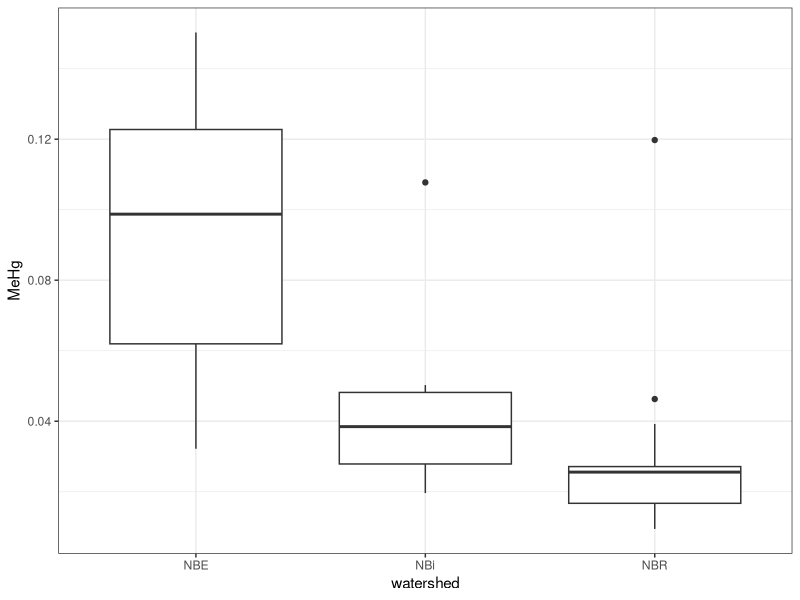
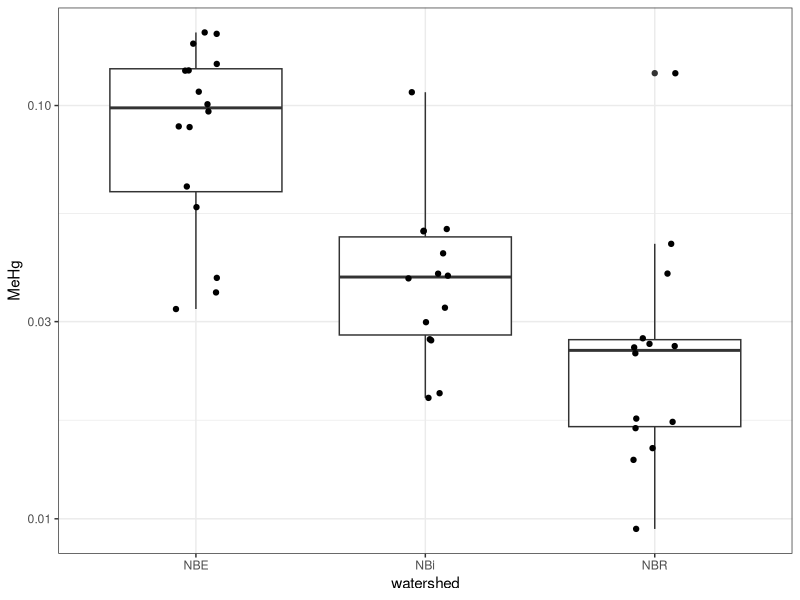
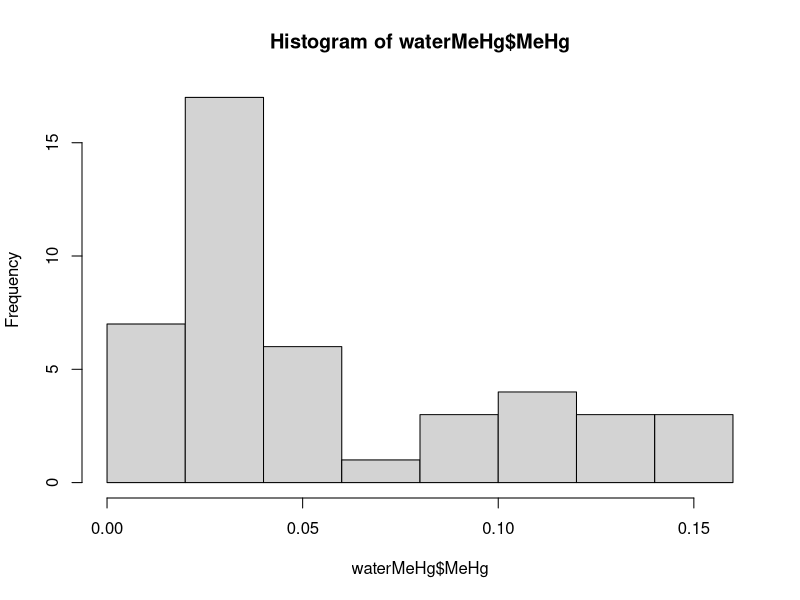
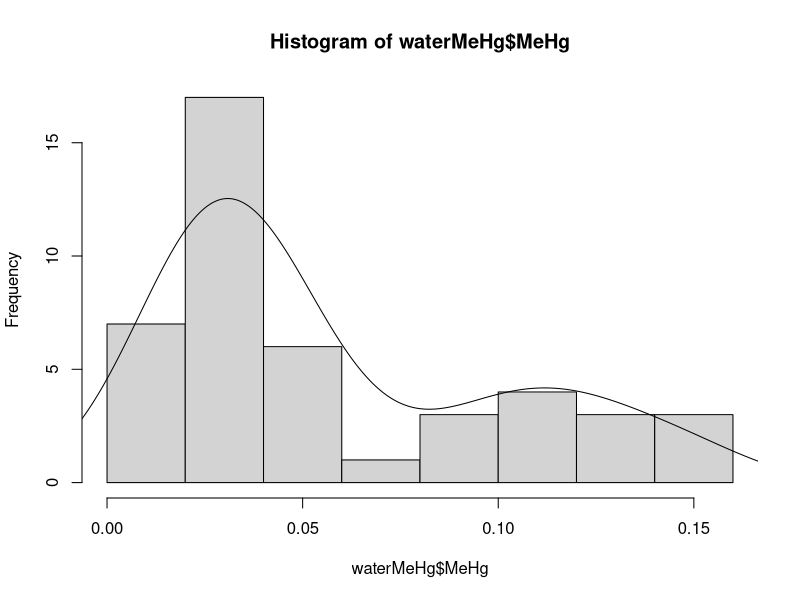
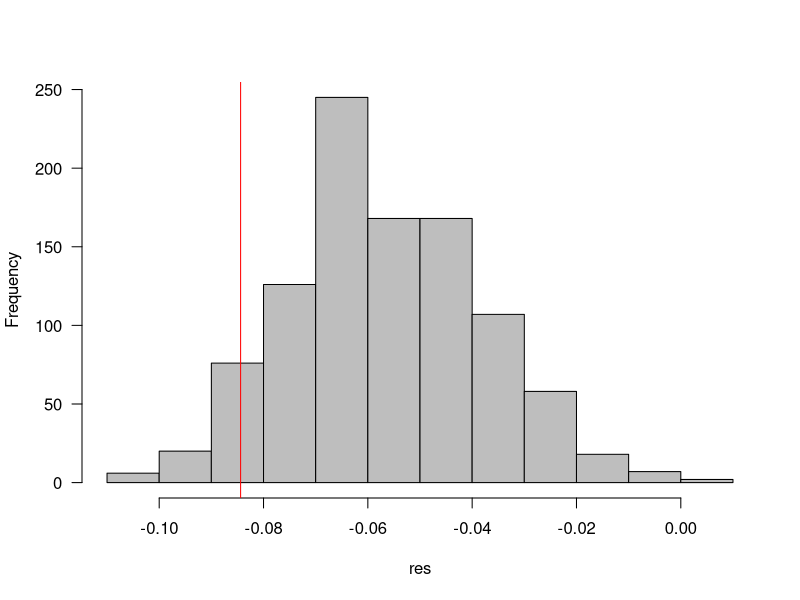

Recreate these plots in R, in order.
########
#Testing if my data are normal
#etc..
########

#load libraries 
library(dplyr)
library(ggplot2)

## BMB: curious what these are for (I'll see)
## (If I'm going to use only one or two functions from a package, I'll
## often specify that in a comment)
library(ggfortify)
library(gtools)

#I want to change the display outside of alpha order

waterMeHg <-read.csv("NB-MeHg-Results-UofT2018.csv")

#trimming out the values we don't want (too low for an accurate read). trim values >0.10 for NBi and NBR
waterMeHg <- waterMeHg %>%
  filter(MeHg > 0.007)
## BMB: could do this on the same step with the read.csv?

#viewing data grouped by category using a box and whisker plot 
gg0 <- ggplot(waterMeHg, aes(x=watershed, y=MeHg))+
  geom_boxplot()+
    theme_bw()
print(gg0)

## BMB: OK. I often theme_set(theme_bw()) globally
## log-scaling seems to help a lot
gg0 + scale_y_log10() + geom_point(position=position_jitter(width=0.1))

#checking if data is normal, does not look normal  
myhist <- hist(waterMeHg$MeHg)
multiplier <- myhist$counts / myhist$density
mydensity <- density(waterMeHg$MeHg)

## BMB: as discussed in class on Weds, this (i.e. the marginal
## distribution of the response variable) is *not* what we care about.
## I would guess that the residuals of the log-scaled data are pretty
## well-behaved. (The bimodality in the data comes from the different
## treatment groups.)

plot(myhist)
lines(mydensity)


#Using the Kruskal Wallis test since it's the one-way ANOVA equivalent test for nonparametric data
kwt <- kruskal.test(MeHg~watershed, data=waterMeHg)
kwt

## BMB: OK, reasonable (should give similar results to the permutation test)

######################
#Now starting to actually do the permutations 
#Looking at the means 
######################
set.seed(101) ## for reproducibility
nsim <- 1000
res <- numeric(nsim) ## set aside space for results
for (i in 1:nsim) {
  ## standard approach: scramble response value
  perm <- sample(nrow(waterMeHg))
  bdat <- transform(waterMeHg,MeHg=MeHg[perm])
  ## compute & store difference in means; store the value
  res[i] <- mean(bdat[bdat$watershed=="NBi","MeHg"])-
    mean(bdat[bdat$watershed=="NBR","MeHg"])-
    mean(bdat[bdat$watershed=="NBE","MeHg"])
}
## BMB: this summary statistic doesn't really make sense IMO.
## Dealing with three groups is admittedly a bit harder than
## two ... something like the sum of squared differences among
## the group means (or more robustly the sum of differences between
## the group medians and the overall median) would be more sensible.
## Consider: what would happen if NBR and NBE mercury levels were
## both about half the NBi mercury level???

obs <- mean(waterMeHg[waterMeHg$watershed=="NBi","MeHg"])-
  mean(waterMeHg[waterMeHg$watershed=="NBR","MeHg"])-
  mean(waterMeHg[waterMeHg$watershed=="NBE","MeHg"])
  
## append the observed value to the list of results
res <- c(res,obs)

#picture of results 
hist(res,col="gray",las=1,main="")
abline(v=obs,col="red")

## BMB: so ... what do you conclude? what's the permutation p-value?

## score: 2
